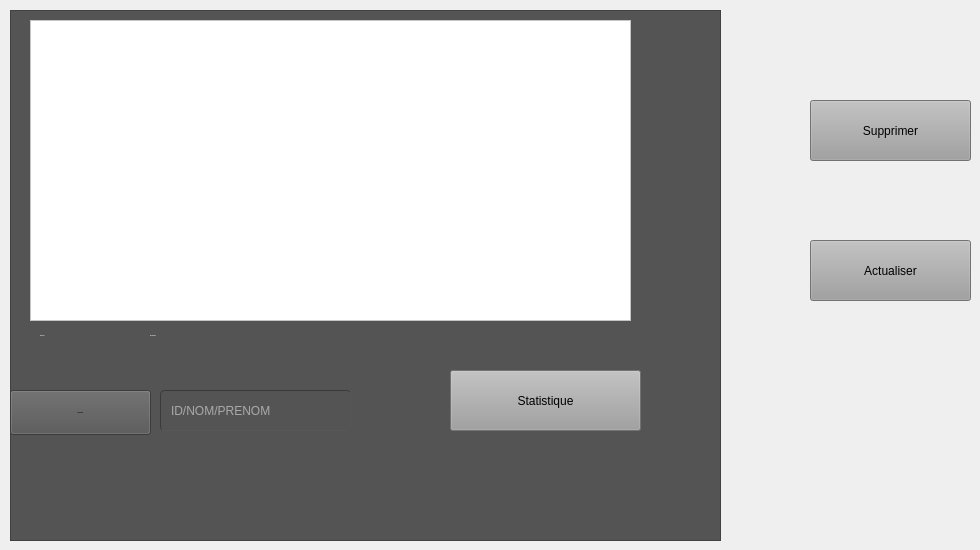
      <widget class="QWidget" name="tab_4">
       <attribute name="title">
        <string>Afficher Bloc</string>
       </attribute>
       <widget class="QFrame" name="frame_2">
        <property name="geometry">
         <rect>
          <x>10</x>
          <y>10</y>
          <width>711</width>
          <height>531</height>
         </rect>
        </property>
        <property name="styleSheet">
         <string notr="true">background-color:rgb(84, 84, 84)</string>
        </property>
        <property name="frameShape">
         <enum>QFrame::StyledPanel</enum>
        </property>
        <property name="frameShadow">
         <enum>QFrame::Raised</enum>
        </property>
        <widget class="QTableView" name="tableView">
         <property name="geometry">
          <rect>
           <x>20</x>
           <y>10</y>
           <width>601</width>
           <height>301</height>
          </rect>
         </property>
         <property name="styleSheet">
          <string notr="true">background-color: rgb(255, 255, 255);
font: 75 9pt &quot;Arial&quot;;</string>
         </property>
        </widget>
        <widget class="QPushButton" name="pushButton_recherche">
         <property name="geometry">
          <rect>
           <x>0</x>
           <y>380</y>
           <width>141</width>
           <height>45</height>
          </rect>
         </property>
         <property name="font">
          <font>
           <family>century gothic</family>
           <pointsize>-1</pointsize>
           <weight>75</weight>
           <bold>true</bold>
          </font>
         </property>
         <property name="text">
          <string>Rechercher</string>
         </property>
         <property name="icon">
          <iconset resource="ressources.qrc">
           <normaloff>:/img/ressources/icons8-google-web-recherche-50.png</normaloff>:/img/ressources/icons8-google-web-recherche-50.png</iconset>
         </property>
         <property name="iconSize">
          <size>
           <width>30</width>
           <height>30</height>
          </size>
         </property>
        </widget>
        <widget class="QLineEdit" name="lineEdit_rechercher">
         <property name="geometry">
          <rect>
           <x>150</x>
           <y>380</y>
           <width>191</width>
           <height>41</height>
          </rect>
         </property>
         <property name="styleSheet">
          <string notr="true">	border-width: 1px; border-radius: 4px;
	border-color: rgb(58, 58, 58);
	border-style: inset;
	padding: 0 8px;

	selection-background-color: rgb(187, 187, 187);
	selection-color: rgb(60, 63, 65);
color: rgb(255, 255, 255);</string>
         </property>
         <property name="placeholderText">
          <string>ID/NOM/PRENOM</string>
         </property>
        </widget>
        <widget class="QRadioButton" name="radioButton_2">
         <property name="geometry">
          <rect>
           <x>10</x>
           <y>310</y>
           <width>111</width>
           <height>31</height>
          </rect>
         </property>
         <property name="font">
          <font>
           <family>century gothic</family>
           <pointsize>-1</pointsize>
           <weight>75</weight>
           <bold>true</bold>
          </font>
         </property>
         <property name="styleSheet">
          <string notr="true">background: rgb(255, 107, 114);
background-color: transparent;
color: rgb(255, 255, 255);</string>
         </property>
         <property name="text">
          <string>Tri par ID</string>
         </property>
        </widget>
        <widget class="QRadioButton" name="radioButton">
         <property name="geometry">
          <rect>
           <x>120</x>
           <y>310</y>
           <width>131</width>
           <height>31</height>
          </rect>
         </property>
         <property name="font">
          <font>
           <family>century gothic</family>
           <pointsize>-1</pointsize>
           <weight>75</weight>
           <bold>true</bold>
          </font>
         </property>
         <property name="styleSheet">
          <string notr="true">background: rgb(255, 107, 114);
background-color: transparent;
color: rgb(255, 255, 255);</string>
         </property>
         <property name="text">
          <string>Tri par nom</string>
         </property>
        </widget>
        <widget class="QPushButton" name="pushButton_stat">
         <property name="geometry">
          <rect>
           <x>440</x>
           <y>360</y>
           <width>191</width>
           <height>61</height>
          </rect>
         </property>
         <property name="focusPolicy">
          <enum>Qt::WheelFocus</enum>
         </property>
         <property name="styleSheet">
          <string notr="true">background-color:rgb(159, 159, 159);</string>
         </property>
         <property name="text">
          <string>Statistique</string>
         </property>
        </widget>
       </widget>
       <widget class="QPushButton" name="pushButton_delete">
        <property name="geometry">
         <rect>
          <x>810</x>
          <y>100</y>
          <width>161</width>
          <height>61</height>
         </rect>
        </property>
        <property name="styleSheet">
         <string notr="true">background-color:rgb(159, 159, 159);</string>
        </property>
        <property name="text">
         <string>Supprimer</string>
        </property>
        <property name="icon">
         <iconset resource="ressources.qrc">
          <normaloff>:/img/ressources/127960661_183172423452732_4500599527248670551_n.png</normaloff>:/img/ressources/127960661_183172423452732_4500599527248670551_n.png</iconset>
        </property>
        <property name="iconSize">
         <size>
          <width>30</width>
          <height>30</height>
         </size>
        </property>
       </widget>
       <widget class="QPushButton" name="pushButton_actualiser">
        <property name="geometry">
         <rect>
          <x>810</x>
          <y>240</y>
          <width>161</width>
          <height>61</height>
         </rect>
        </property>
        <property name="styleSheet">
         <string notr="true">background-color:rgb(159, 159, 159);</string>
        </property>
        <property name="text">
         <string>Actualiser</string>
        </property>
        <property name="icon">
         <iconset resource="ressources.qrc">
          <normaloff>:/img/ressources/128439765_3597692763660753_3323737546201286996_n.png</normaloff>:/img/ressources/128439765_3597692763660753_3323737546201286996_n.png</iconset>
        </property>
        <property name="iconSize">
         <size>
          <width>30</width>
          <height>30</height>
         </size>
        </property>
       </widget>
      </widget>
